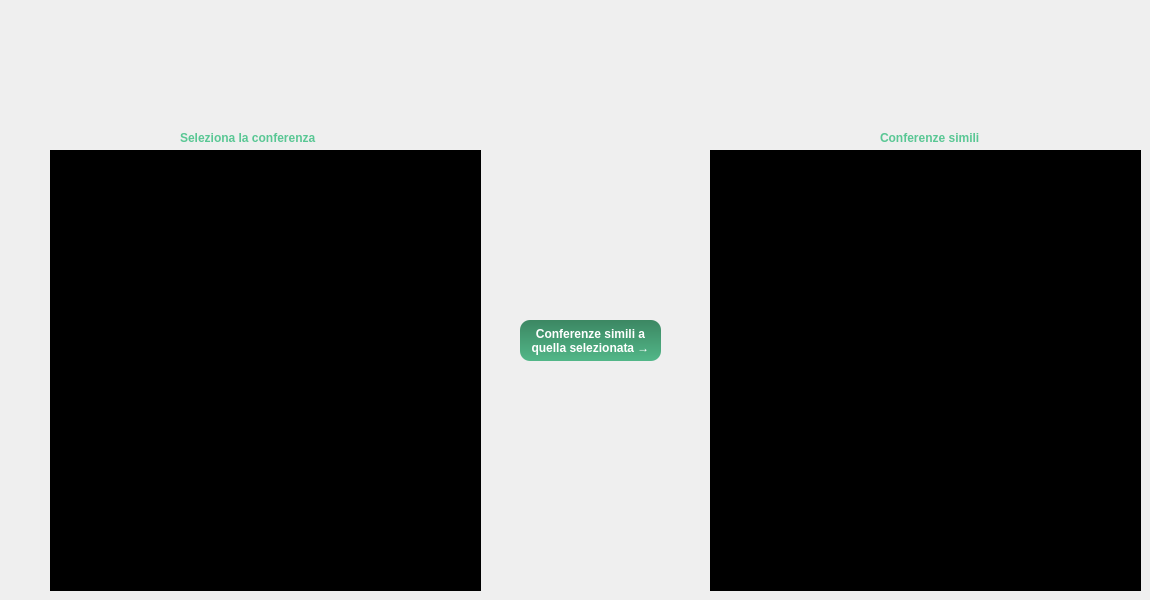
    <widget class="QWidget" name="paginaMetodoF5">
     <widget class="QListWidget" name="tutteConferenzeMetodoF5">
      <property name="geometry">
       <rect>
        <x>50</x>
        <y>150</y>
        <width>431</width>
        <height>441</height>
       </rect>
      </property>
      <property name="font">
       <font>
        <family>Tahoma</family>
        <pointsize>8</pointsize>
        <weight>75</weight>
        <bold>true</bold>
       </font>
      </property>
      <property name="styleSheet">
       <string notr="true">QListWidget{
background-color: rgb(0, 0, 0);
color: rgb(96, 214, 159);
}

  QListWidget::item:selected {
   background-color: rgb(96, 214, 159);
 }
</string>
      </property>
     </widget>
     <widget class="QLabel" name="label_47">
      <property name="geometry">
       <rect>
        <x>180</x>
        <y>130</y>
        <width>141</width>
        <height>16</height>
       </rect>
      </property>
      <property name="font">
       <font>
        <family>Tahoma</family>
        <weight>75</weight>
        <bold>true</bold>
       </font>
      </property>
      <property name="styleSheet">
       <string notr="true">color: rgb(89, 199, 148);</string>
      </property>
      <property name="text">
       <string>Seleziona la conferenza</string>
      </property>
     </widget>
     <widget class="QListWidget" name="conferenzeSimili">
      <property name="geometry">
       <rect>
        <x>710</x>
        <y>150</y>
        <width>431</width>
        <height>441</height>
       </rect>
      </property>
      <property name="font">
       <font>
        <family>Tahoma</family>
        <pointsize>8</pointsize>
        <weight>75</weight>
        <bold>true</bold>
       </font>
      </property>
      <property name="styleSheet">
       <string notr="true">QListWidget{
background-color: rgb(0, 0, 0);
color: rgb(96, 214, 159);
}

  QListWidget::item:selected {
   background-color: rgb(96, 214, 159);
 }
</string>
      </property>
     </widget>
     <widget class="QPushButton" name="bottPrendiSimiliMetodoF5">
      <property name="geometry">
       <rect>
        <x>520</x>
        <y>320</y>
        <width>141</width>
        <height>41</height>
       </rect>
      </property>
      <property name="font">
       <font>
        <family>Tahoma</family>
        <weight>75</weight>
        <bold>true</bold>
       </font>
      </property>
      <property name="styleSheet">
       <string notr="true">QPushButton{
	background-color: qlineargradient(spread:pad, x1:1, y1:0, x2:1, y2:1, stop:0 rgba(60, 135, 99, 255), stop:1 rgba(82, 183, 136, 255));
	color: rgb(255, 255, 255);
	border-radius: 10px;
}

QPushButton:hover{
	background-color: rgb(60, 134, 99);
}
QPushButton:pressed {
	background-color: rgb(43, 97, 72);
}
</string>
      </property>
      <property name="text">
       <string>Conferenze simili a 
quella selezionata →</string>
      </property>
     </widget>
     <widget class="QLabel" name="label_48">
      <property name="geometry">
       <rect>
        <x>880</x>
        <y>130</y>
        <width>141</width>
        <height>16</height>
       </rect>
      </property>
      <property name="font">
       <font>
        <family>Tahoma</family>
        <weight>75</weight>
        <bold>true</bold>
       </font>
      </property>
      <property name="styleSheet">
       <string notr="true">color: rgb(89, 199, 148);</string>
      </property>
      <property name="text">
       <string>Conferenze simili</string>
      </property>
     </widget>
    </widget>
